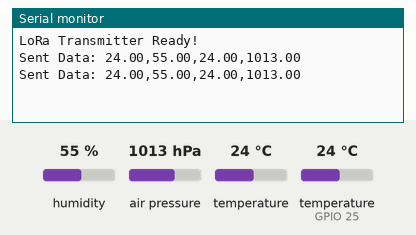
The sketch below on a simulated ESP32. Shown: the last lines printed to the serial monitor. Inputs (shaded band) come from the test bench; at power-on: humidity 55 %, air pressure 1013 hPa, temperature 24 °C, temperature (sensor on GPIO 25) 24 °C. No radio packets arrive unless stated.

Above: at 7.9 s.
8.0 s: humidity set to 22 %
At 15.5 s:
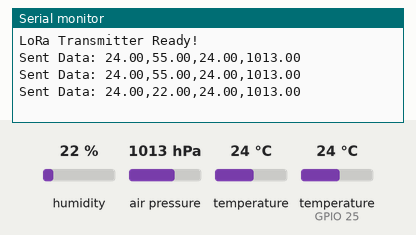
15.9 s: air pressure set to 952 hPa
At 22.8 s:
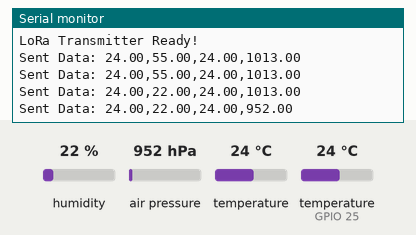
23.8 s: temperature (sensor 0) set to 12 °C
At 28.9 s:
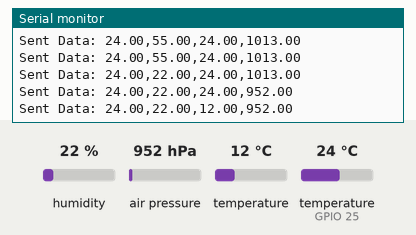
31.7 s: temperature (sensor on GPIO 25) set to 12 °C
At 36.1 s:
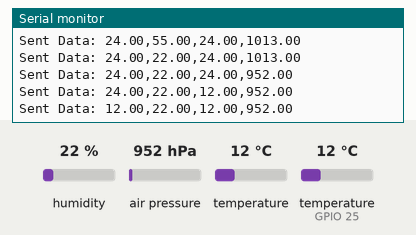
39.6 s: humidity set to 40 %
At 43.4 s:
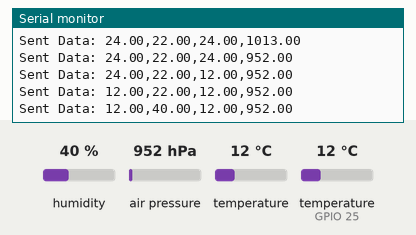
47.5 s: air pressure set to 975 hPa
At 50.7 s:
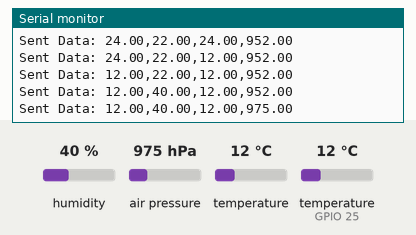
Timing chart, 0 to 52.2 s (numbered marks = the images above; inputs shaded):
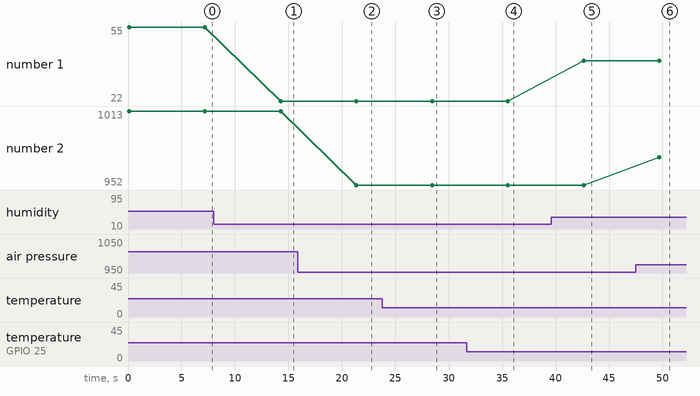

Measured:
- after the input at 8.0 s, the serial monitor: prints a new line after 6.3 s (image 1)
- after the input at 15.9 s, the serial monitor: prints a new line after 5.5 s (image 2)
- after the input at 23.8 s, the serial monitor: prints a new line after 4.6 s (image 3)
- after the input at 31.7 s, the serial monitor: prints a new line after 3.8 s (image 4)
- after the input at 39.6 s, the serial monitor: prints a new line after 3.0 s (image 5)
- after the input at 47.5 s, the serial monitor: prints a new line after 2.2 s (image 6)
- plotted number 1: 55 → 22 after the input at 8.0 s, 22 → 40 after the input at 39.6 s
- plotted number 2: 1013 → 952 after the input at 15.9 s, 952 → 975 after the input at 47.5 s

The sketch:

Whether_final_TX.ino
```cpp
#include <SPI.h>
#include <LoRa.h>
#include <Wire.h>
#include <DHT.h>
#include <Adafruit_BMP280.h>

// Pin Definitions..mew
#define DHTPIN 25
#define DHTTYPE DHT11
#define SS 5
#define RST 14
#define DIO0 2

DHT dht(DHTPIN, DHTTYPE);
Adafruit_BMP280 bmp;

void setup() {
    Serial.begin(115200);
    dht.begin();

    if (!bmp.begin(0x76)) {
        Serial.println("BMP280 Not Found!");
        while (1);
    }

    LoRa.setPins(SS, RST, DIO0);
    if (!LoRa.begin(433E6)) {
        Serial.println("LoRa Init Failed!");
        while (1);
    }
    Serial.println("LoRa Transmitter Ready!");
}

void loop() {
    float tempDHT = dht.readTemperature();
    float humDHT = dht.readHumidity();
    float tempBMP = bmp.readTemperature();
    float pressure = bmp.readPressure() / 100.0;  // Convert to hPa

    // Send Data via LoRa
    LoRa.beginPacket();
    LoRa.print(tempDHT); LoRa.print(",");
    LoRa.print(humDHT); LoRa.print(",");
    LoRa.print(tempBMP); LoRa.print(",");
    LoRa.print(pressure);
    LoRa.endPacket();

    Serial.print("Sent Data: ");
    Serial.print(tempDHT); Serial.print(",");
    Serial.print(humDHT); Serial.print(",");
    Serial.print(tempBMP); Serial.print(",");
    Serial.print(pressure);
    Serial.println();

    delay(7000);  // Update every 5 seconds
}
```
